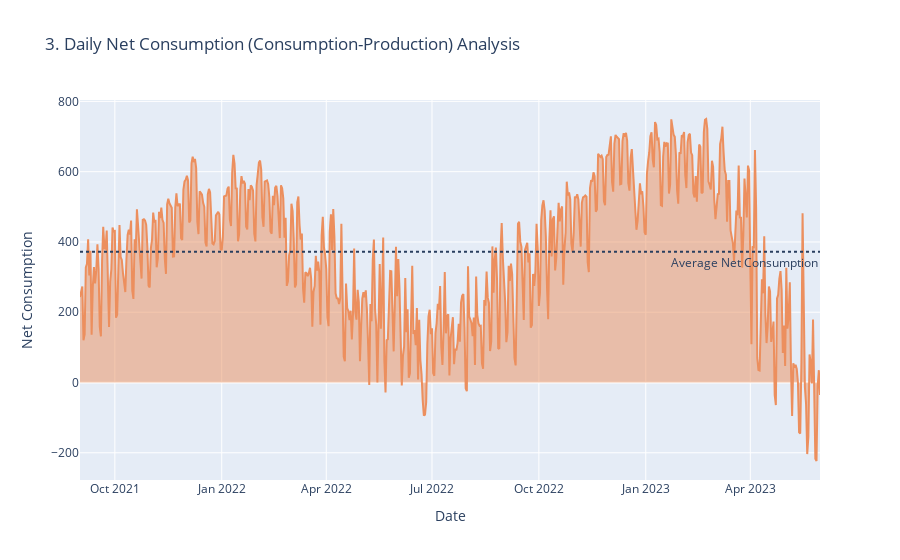

Notebook source saved alongside this figure:
### Code cell
fig = px.area(dailyCons["target"]-dailyProd["target"],
              x=dailyProd.index,y="target",
              title='3. Daily Net Consumption (Consumption-Production) Analysis')
fig.add_hline(y=(dailyCons["target"]-dailyProd["target"]).mean(),
              line_dash="dot", annotation_text="Average Net Consumption",
              annotation_position="bottom right")
fig.update_traces(line_color='#EC8F5E')
fig.update_layout(xaxis_title="Date", yaxis_title="Net Consumption")
fig.show()
# suggested by @antonk in comments

### Figure 1 — Plotly figure (JSON) as saved in the notebook; plotly's stock layout.template omitted (floating-point values rounded to 4 significant figures; data arrays with more than 128 entries replaced by an {"elided": "..."} marker saying what was removed)
{"data": [{"fillpattern": {"shape": ""}, "hovertemplate": "x=%{x}<br>target=%{y}<extra></extra>", "legendgroup": "", "line": {"color": "#EC8F5E"}, "marker": {"symbol": "circle"}, "mode": "lines", "name": "", "orientation": "v", "showlegend": false, "stackgroup": "1", "type": "scatter", "x": {"elided": "638 str values"}, "xaxis": "x", "y": {"elided": "638 float values"}, "yaxis": "y"}], "layout": {"annotations": [{"showarrow": false, "text": "Average Net Consumption", "x": 1, "xanchor": "right", "xref": "x domain", "y": 371.7, "yanchor": "top", "yref": "y"}], "legend": {"tracegroupgap": 0}, "shapes": [{"line": {"dash": "dot"}, "type": "line", "x0": 0, "x1": 1, "xref": "x domain", "y0": 371.7, "y1": 371.7, "yref": "y"}], "title": {"text": "3. Daily Net Consumption (Consumption-Production) Analysis"}, "xaxis": {"anchor": "y", "domain": [0.0, 1.0], "title": {"text": "Date"}}, "yaxis": {"anchor": "x", "domain": [0.0, 1.0], "title": {"text": "Net Consumption"}}}}
